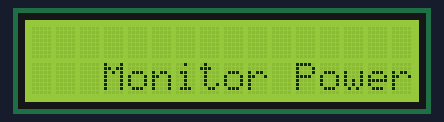
A program run on a simulated ESP8266 (Wemos D1 mini). Shown: 16×2 character LCD. WiFi joins after 1.5 s; servers stay silent unless stated; uploads are accepted with an empty reply; random numbers use the default seed unless the program sets one; EEPROM starts erased; what the program prints to the serial monitor is not drawn.

Above: at 0.2 s.
At 6.2 s:
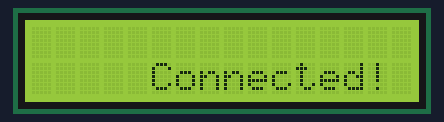
At 7.3 s:
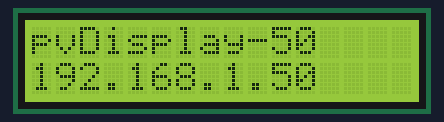
At 39.1 s:
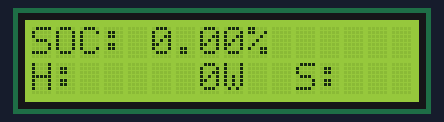

Measured:
- what the display in image 1 shows lasts 1.0 s, from 6.2 s to 7.2 s
- what the display in image 2 shows lasts 31.9 s, from 7.2 s to 39.1 s

The program:

main.cpp
```cpp
#include <Arduino.h>

#include <ESP8266WiFi.h>

// custom imports
#include <Displayer.h>
#include <Saver.h>
#include <Powerwall.h>
#include <tools.h>
#include <math_tools.h>
#include <enums.h>

// include config
#include <secrets.h>
const char* wifi_ssid     = WIFI_SSID_SECRETS;
const char* wifi_password = WIFI_PASSWORD_SECRETS;

// Objects
Displayer display   = Displayer(0x27, 20, 4);
Saver saverEEPROM   = Saver();
Powerwall powerwall = Powerwall();

// Auth-Stuff
int reUseAuthToken  = 10;
int reUsedAuthToken = 0;
String authCookie   = "";

// custom chars for displaying API requests
bool showRequestState = true;

void setup() {
    Serial.begin(115200);

    display.start();
    display.welcomeScreen();
    delay(4000);

    WiFi.softAPdisconnect(true);

    String hostname = generateHostname(saverEEPROM);
    WiFi.hostname(hostname);
    WiFi.begin(wifi_ssid, wifi_password);

    display.connectingWifiScreen();

    int counterReconnectWifi = 0;

    while (WiFi.status() != WL_CONNECTED) {
        delay(1000);
        Serial.println("Connecting...");
        counterReconnectWifi++;

        if (counterReconnectWifi >= 30) {
            display.wifiConnectionFailedScreen();
            while (true) { delay(1000); }  // endless loop ;-)
        }
    }

    display.wifiConnectionSuccessScreen();
    delay(1000);

    String localIP = ip2Str(WiFi.localIP());
    Serial.println(hostname + "@" + localIP);
    display.wifiClientDetailsScreen(hostname, localIP);
    delay(1000);
}

void loop() {
    if (WiFi.status() == WL_CONNECTED) {
        Serial.println("");  // space between console output

        // check if new authToken should get requested
        if (reUsedAuthToken < reUseAuthToken && reUsedAuthToken != 0) {
            reUsedAuthToken++;
        } else {
            Serial.println("Getting new authToken!");
            if (showRequestState) { display.displayRequestState(REQUESTSTATE_GET_AUTHTOKEN); }

            authCookie = powerwall.getAuthCookie();

            if (reUsedAuthToken == 0) {
                reUsedAuthToken++;
            } else {
                reUsedAuthToken = 1;
            }
        }

        if (showRequestState) { display.displayRequestState(REQUESTSTATE_GET_SOC); }
        double soc = powerwall.currBattPerc(authCookie);  // Request SOC

        if (showRequestState) { display.displayRequestState(REQUESTSTATE_GET_POWERFLOWS); }
        double* powers = powerwall.currPowers(authCookie);  // Request power flows

        display.informationScreen(soc, powers);

    } else {
        display.displayRequestState(REQUESTSTATE_CONN_ISSUE);
        delay(2000);
    }

    // start over
    // delay(1000);
}
```

enums.h
```cpp
#ifndef ENUMS_H
#define ENUMS_H

enum CustomChar : uint8_t {
    CC_CLEAR      = 0,
    CC_DOT_TOP    = 1,
    CC_DOT_MIDDLE = 2,
    CC_DOT_BOTTOM = 3,
    CC_CONN_ISSUE = 4,
};

enum RequestState {
    REQUESTSTATE_NONE,
    REQUESTSTATE_GET_AUTHTOKEN,
    REQUESTSTATE_GET_SOC,
    REQUESTSTATE_GET_POWERFLOWS,
    REQUESTSTATE_CONN_ISSUE,
};

#endif
```

example-secrets.h
```cpp
#ifndef SECRETS_H
#define SECRETS_H

#define WIFI_SSID_SECRETS "replace_with_ssid"
#define WIFI_PASSWORD_SECRETS "replace_with_password"

#define TESLA_EMAIL "replace_with_tesla_account_email_address"
#define TESLA_PASSWORD "replace_with_tesla_account_password"

#endif
```

math_tools.h
```cpp
#ifndef MATH_TOOLS_H
#define MATH_TOOLS_H

#include <cmath>

using namespace std;

double round_nplaces(double value, int decimal_places) {
    double places = pow(10.0, decimal_places);
    return round(value * places) / places;
}

double round_up(double value, int decimal_places) {
    const double multiplier = pow(10.0, decimal_places);
    return ceil(value * multiplier) / multiplier;
}

double round_down(double value, int decimal_places) {
    const double multiplier = pow(10.0, decimal_places);
    return floor(value * multiplier) / multiplier;
}

int trunc_double(double value) {
    return trunc(value);
}

/**
 * (1) convert double to string, e.g. "10.00"
 * (2) find the "." in the created string and get the index (position) of it
 * (3) create string that displays the part before the dot, e.g. "10"
 * (4) create string that displays the part beginning at the dot, e.g. ".00"
 *
 * (5.1.) [decimal_places == 0] just return the prePoint string (literally just end
 *        the substring after the length of the string --> substring parameter "to" cuts off
 *        in front of the given index (length = last index + 1); this does literally nothing)
 *
 * (5.2.) [else] return value in front of the dot followed by the dot and
 *        decimal places (add 1 to the to-param of substring() so this index
 *        will also be included --> the dot is the first index)
 *
 * @param value double to be truncated
 * @param decimal_places decimal places to cut to
 * @returns string as truncated version of the input cut to n decimals
 */
String removeDecimalPlaces(double value, int decimal_places) {
    String convertedString = String(value);                 // (1)
    int decimalPointIndex  = convertedString.indexOf(".");  // (2)

    String prePoint   = convertedString.substring(0, decimalPointIndex);                         // (3)
    String afterPoint = convertedString.substring(decimalPointIndex, convertedString.length());  // (4)

    return decimal_places == 0 ? prePoint.substring(0, prePoint.length()) : prePoint + afterPoint.substring(0, decimal_places + 1);  // (5)
}

/**
 * get length of double array
 * @param inputArray
 * @returns length
 */
int getArrayLength(double inputArray[]) {
    return (sizeof(inputArray) / sizeof(inputArray[0]));
}

#endif
```

tools.h
```cpp
#ifndef TOOLS_H
#define TOOLS_H

#include <Saver.h>
#include <math_tools.h>

int countDigits(int x) {
    int length = 1;

    while (x /= 10) {
        length++;
    }

    return length;
}

String padInt(int n, int digits, String fill) {
    String zeroString;
    String intString  = String(int(n));
    String fillString = fill;
    String output;

    int paddingZeros = digits - countDigits(n);

    for (int i = paddingZeros; i > 0; i--) {
        zeroString += fillString;
    }

    // append everything and return
    return zeroString + intString;
}

String generateHostname(Saver saverEEPROM) {
    int id = 0;

    if (!saverEEPROM.isAvailableDisplayID()) {
        id = random(1, 99);
        saverEEPROM.saveDisplayID(id);
    } else {
        id = saverEEPROM.readDisplayID();
    }

    String idStr = padInt(int(id), 2, "0");

    return ("pvDisplay-" + idStr);
}

String ip2Str(IPAddress ip) {
    String s = "";
    for (int i = 0; i < 4; i++) {
        s += i ? "." + String(ip[i]) : String(ip[i]);
    }
    return s;
}

#endif
```

example-config.h
```cpp
#ifndef CONFIG_H
#define CONFIG_H

#define POWERWALL_IP_CONFIG "replace_with_ip"

#endif
```
